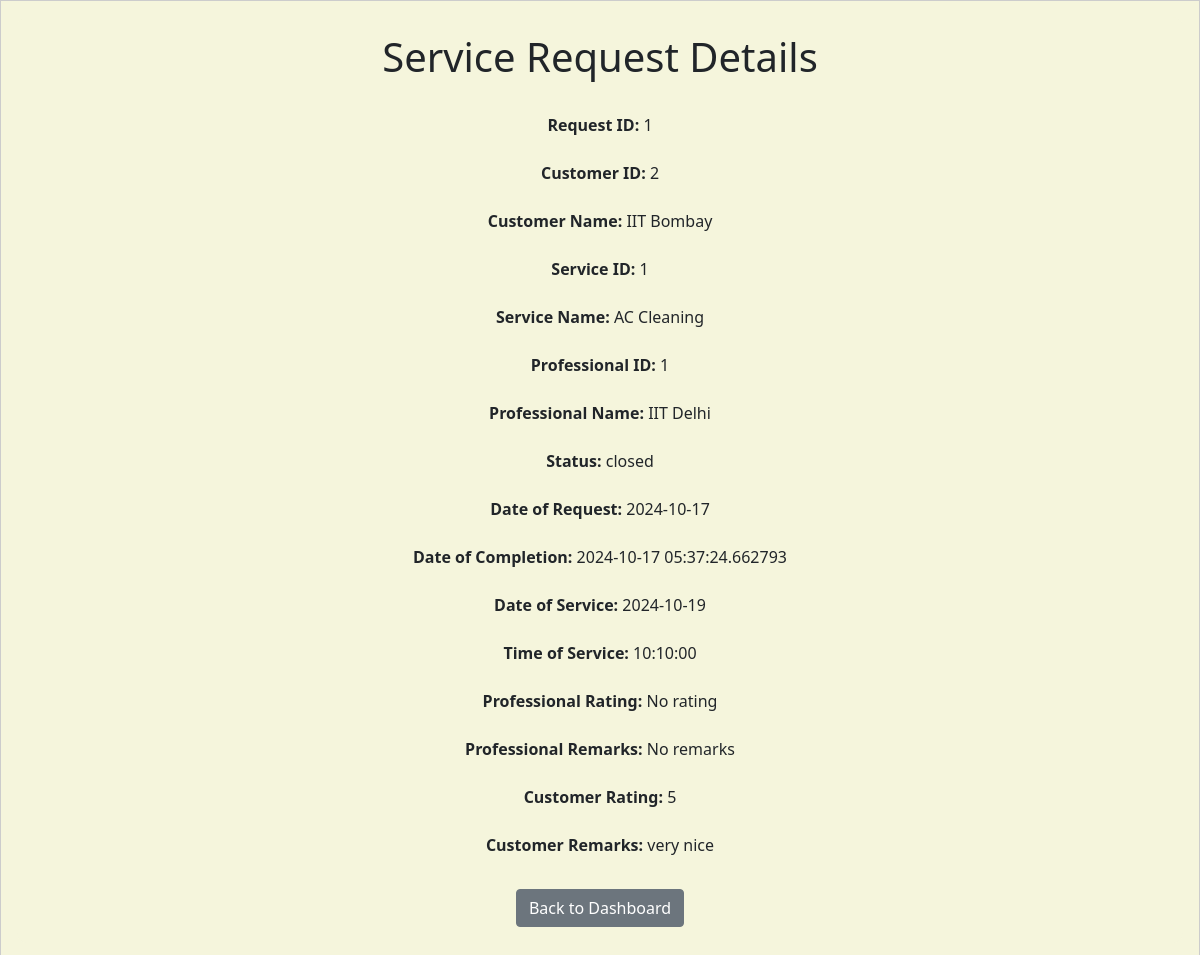
The app's page /service_request/1 with its own data.
### backend/models.py (models this page shows)
class Service_Request(db.Model):
    __tablename__ = "service_request"
    id = db.Column(db.Integer, primary_key=True, autoincrement=True)
    service_id = db.Column(db.Integer, db.ForeignKey("service.id"), nullable=False)
    customer_id = db.Column(db.Integer, db.ForeignKey("customer.id"), nullable=False)
    professional_id = db.Column(
        db.Integer, db.ForeignKey("service_professional.id"), nullable=False
    )
    date_of_request = db.Column(db.DateTime, nullable=False, default=datetime.utcnow)
    date_of_completion = db.Column(db.DateTime)
    service_status = db.Column(
        db.String, nullable=False
    )  # e.g., 'requested', 'assigned', 'closed'
    remarks = db.Column(db.String, nullable=True)  # ratings given by customer
    rating = db.Column(db.Integer, nullable=True)  # Added this line for the rating
    customer_rating = db.Column(
        db.Integer, nullable=True
    )  # Rating given by professional
    customer_remarks = db.Column(
        db.String, nullable=True
    )  # Remarks from the professional
    requested_date = db.Column(db.Date)
    requested_time = db.Column(db.Time)
    service = db.relationship(
        "Service",
        backref=db.backref(
            "service_requests",
            lazy=True,
        ),
    )
    customer = db.relationship(
        "Customer", backref=db.backref("service_requests", lazy=True)
    )
    professional = db.relationship(
        "Service_Professional",
        backref=db.backref("service_requests", lazy=True, cascade="all, delete-orphan"),
    )
    payments = db.relationship("Payment", back_populates="service_request", lazy=True)

class Customer(db.Model):
    __tablename__ = "customer"
    id = db.Column(db.Integer, primary_key=True, autoincrement=True)
    username = db.Column(db.String, unique=True, nullable=False)
    password = db.Column(db.String, nullable=False)
    name = db.Column(db.String, nullable=False)
    email = db.Column(db.String, unique=True, nullable=False)
    address = db.Column(db.String, nullable=False)
    pin_code = db.Column(db.String, nullable=False)
    phone_no = db.Column(db.Integer, nullable=False)
    gender = db.Column(db.String, nullable=True)  # New column for gender (optional)
    profile_pic = db.Column(
        db.String, nullable=True
    )  # New column for profile picture (optional)
    role = db.Column(
        db.Integer, nullable=False, default=1
    )  # 0 for admin, 1 for customer
    average_rating = db.Column(db.Float, nullable=True)  # New column for average rating
    is_blocked = db.Column(
        db.Boolean, default=False
    )  # New column to track block status

class Service(db.Model):
    __tablename__ = "service"
    id = db.Column(db.Integer, primary_key=True, autoincrement=True)
    name = db.Column(db.String, nullable=False)
    base_price = db.Column(
        db.Integer, nullable=False
    )  # Changed 'price' to 'base_price'
    base_time_required = db.Column(db.String, nullable=True)
    description = db.Column(db.String, nullable=False)
    service_pic = db.Column(
        db.String, nullable=True
    )  # New column for service picture (optional)
    professional_services = db.relationship(
        "ProfessionalService", back_populates="service"
    )

class Service_Professional(db.Model):
    __tablename__ = "service_professional"
    id = db.Column(db.Integer, primary_key=True, autoincrement=True)
    username = db.Column(db.String, unique=True, nullable=False)
    password = db.Column(db.String, nullable=False)
    name = db.Column(db.String, nullable=False)
    service_type = db.Column(
        db.String, nullable=False
    )  # nullable true done for some reason
    experience = db.Column(db.Integer, nullable=False)
    phone_no = db.Column(db.Integer, nullable=False)
    email = db.Column(db.String, unique=True, nullable=False)
    address = db.Column(db.String, nullable=False)
    pin_code = db.Column(db.String, nullable=False)
    verified_status = db.Column(db.String, nullable=True, default="Not verified yet")
    gender = db.Column(db.String, nullable=True)  # New column for gender (optional)
    profile_pic = db.Column(
        db.String, nullable=True
    )  # New column for profile picture (optional)
    average_rating = db.Column(db.Float, nullable=True)  # New column for average rating
    document = db.Column(db.String, nullable=True)  # Column to store document path
    block_status = db.Column(db.Boolean, default=False)  # Block/unblock status
    custom_services = db.relationship(
        "ProfessionalService",
        back_populates="professional",
        lazy=True,
        cascade="all, delete-orphan",
    )

### backend/controller.py (the view)
@app.route("/service_request/<int:request_id>", methods=["GET"])
def service_request_details(request_id):
    service_request = Service_Request.query.get(request_id)
    if not service_request:
        flash(f"Service request with ID {request_id} not found.", "danger")
        return redirect(url_for("admin_dashboard"))
    customer = Customer.query.get(service_request.customer_id)
    professional = Service_Professional.query.get(service_request.professional_id)
    service = Service.query.get(service_request.service_id)
    return render_template(
        "service_request_details.html",
        service_request=service_request,
        customer=customer,
        professional=professional,
        service=service,
    )

### templates/service_request_details.html (shortened to what this page needs)
<!DOCTYPE html>
<html lang="en">
<head>
    <link href="https://cdn.jsdelivr.net/npm/bootstrap@5.0.2/dist/css/bootstrap.min.css" rel="stylesheet" />
    <link rel="stylesheet" href="/static/style.css" />
</head>
<body>
    <div id="container">
        <div id="panel">
            <h1>Service Request Details</h1>
            <br>
            <p><strong>Request ID:</strong> {{ service_request.id }} <br><br>
                <strong>Customer ID:</strong> {{ service_request.customer_id }} <br><br>
                <strong>Customer Name:</strong> {{ customer.name }} <br><br>
                <strong>Service ID:</strong> {{ service_request.service_id }} <br><br>
                <strong>Service Name:</strong> {{ service.name }} <br><br>
                <strong>Professional ID:</strong> {{ service_request.professional_id }} <br><br>
                <strong>Professional Name:</strong> {{ professional.name }} <br><br>
                <strong>Status:</strong> {{ service_request.service_status }} <br><br>
                <strong>Date of Request:</strong> {{ service_request.date_of_request.strftime('%Y-%m-%d') }} <br><br>
                <strong>Date of Completion:</strong>
                {% if service_request.date_of_completion %}
                {{ service_request.date_of_completion }}
                {% else %}
                Not Completed
                {% endif %}
                <br><br>
                <strong>Date of Service:</strong> {{ service_request.requested_date }} <br><br>
                <strong>Time of Service:</strong> {{ service_request.requested_time }} <br><br>
                {% if service_request.service_status =="closed" %}
                <strong>Professional Rating:</strong>
                {% if service_request.rating %}
                {{ service_request.rating }}
                {% else %}
                No rating
                {% endif %}
                <br><br>
                <strong>Professional Remarks:</strong>
                {% if service_request.remarks %}
                {{ service_request.remarks }}
                {% else %}
                No remarks
                {% endif %}
                <br><br>
                <strong>Customer Rating:</strong>
                {% if service_request.customer_rating %}
                {{ service_request.customer_rating }}
                {% else %}
                Not Rated
                {% endif %}
                <br><br>
                <strong>Customer Remarks:</strong>
                {% if service_request.customer_remarks %}
                {{ service_request.customer_remarks }}
                {% else %}
                No remarks
                {% endif %}
                {% endif %}
            </p>
            <a href="{{ url_for('admin_dashboard') }}" class="btn btn-secondary mt-3">Back to Dashboard</a>
        </div>
    </div>
</body>
</html>

### static/style.css (style rules this page uses)
* { margin: 0; background-color: #F5F5DC; }
#panel { width: auto; margin: auto; height: auto; text-align: center; padding: 2vh; border: 0px solid black; border-radius: 10px; }
#container { width: auto; margin: auto; padding: 2vh; border: 1px solid #ccc; }

### records on screen
Service_Request: id "1", customer_id "2", service_id "1", professional_id "1", service_status "closed", date_of_request "2024-10-17", date_of_completion "2024-10-17 05:37:24.662793", requested_date "2024-10-19", requested_time "10:10:00", customer_rating "5", customer_remarks "very nice"
Customer: name "IIT Bombay"
Service: name "AC Cleaning"
Service_Professional: name "IIT Delhi"
